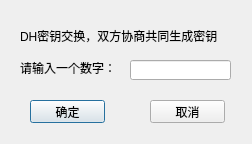
<?xml version="1.0" encoding="UTF-8"?>
<ui version="4.0">
 <class>exchange</class>
 <widget class="QDialog" name="exchange">
  <property name="geometry">
   <rect>
    <x>0</x>
    <y>0</y>
    <width>252</width>
    <height>144</height>
   </rect>
  </property>
  <property name="windowTitle">
   <string>Dialog</string>
  </property>
  <widget class="QLabel" name="label">
   <property name="geometry">
    <rect>
     <x>20</x>
     <y>20</y>
     <width>221</width>
     <height>31</height>
    </rect>
   </property>
   <property name="styleSheet">
    <string notr="true">font: 75 10pt &quot;微软雅黑&quot;;</string>
   </property>
   <property name="text">
    <string>DH密钥交换，双方协商共同生成密钥</string>
   </property>
  </widget>
  <widget class="QLabel" name="label_2">
   <property name="geometry">
    <rect>
     <x>20</x>
     <y>60</y>
     <width>101</width>
     <height>16</height>
    </rect>
   </property>
   <property name="styleSheet">
    <string notr="true">font: 75 10pt &quot;微软雅黑&quot;;</string>
   </property>
   <property name="text">
    <string>请输入一个数字：</string>
   </property>
  </widget>
  <widget class="QPushButton" name="pushButton">
   <property name="geometry">
    <rect>
     <x>30</x>
     <y>100</y>
     <width>75</width>
     <height>23</height>
    </rect>
   </property>
   <property name="text">
    <string>确定</string>
   </property>
  </widget>
  <widget class="QPushButton" name="pushButton_2">
   <property name="geometry">
    <rect>
     <x>150</x>
     <y>100</y>
     <width>75</width>
     <height>23</height>
    </rect>
   </property>
   <property name="text">
    <string>取消</string>
   </property>
  </widget>
  <widget class="QLineEdit" name="lineEdit">
   <property name="geometry">
    <rect>
     <x>130</x>
     <y>60</y>
     <width>101</width>
     <height>20</height>
    </rect>
   </property>
  </widget>
 </widget>
 <resources/>
 <connections>
  <connection>
   <sender>pushButton_2</sender>
   <signal>clicked()</signal>
   <receiver>exchange</receiver>
   <slot>close()</slot>
   <hints>
    <hint type="sourcelabel">
     <x>187</x>
     <y>111</y>
    </hint>
    <hint type="destinationlabel">
     <x>125</x>
     <y>71</y>
    </hint>
   </hints>
  </connection>
 </connections>
</ui>
